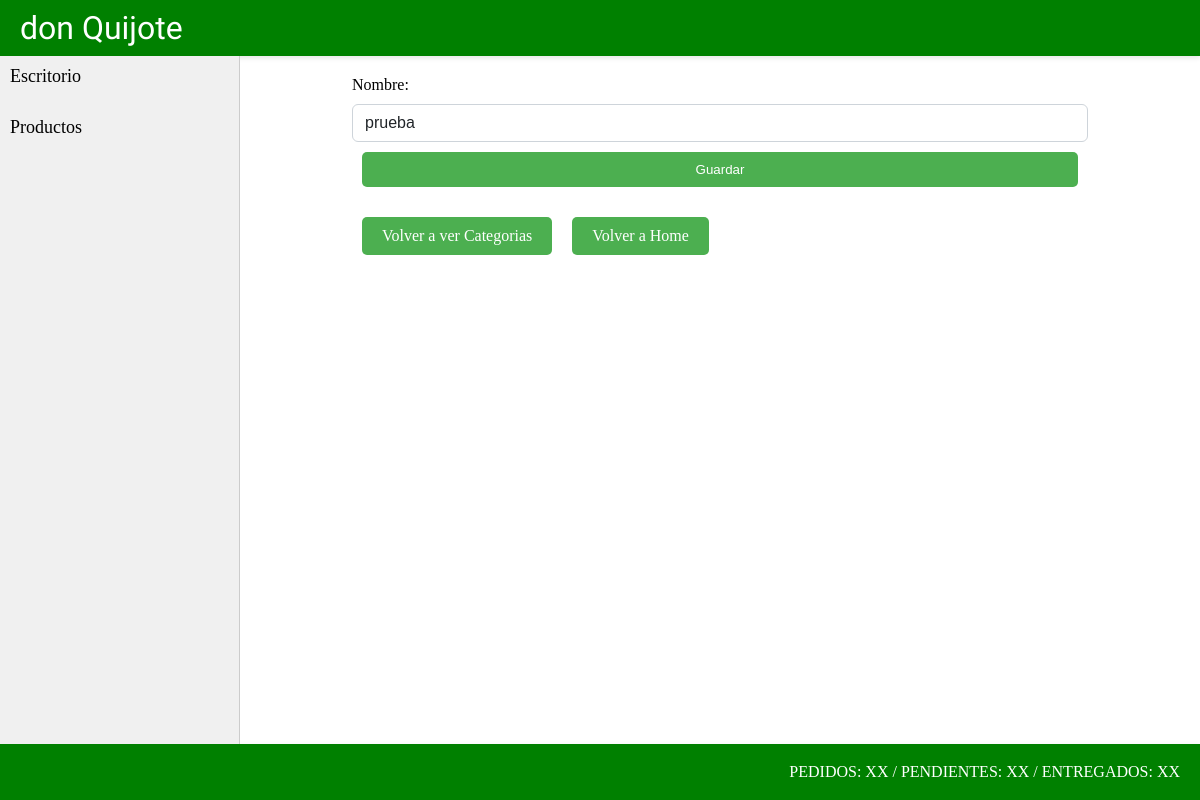
The app's page /producto/productocategoria/update/5, older data.
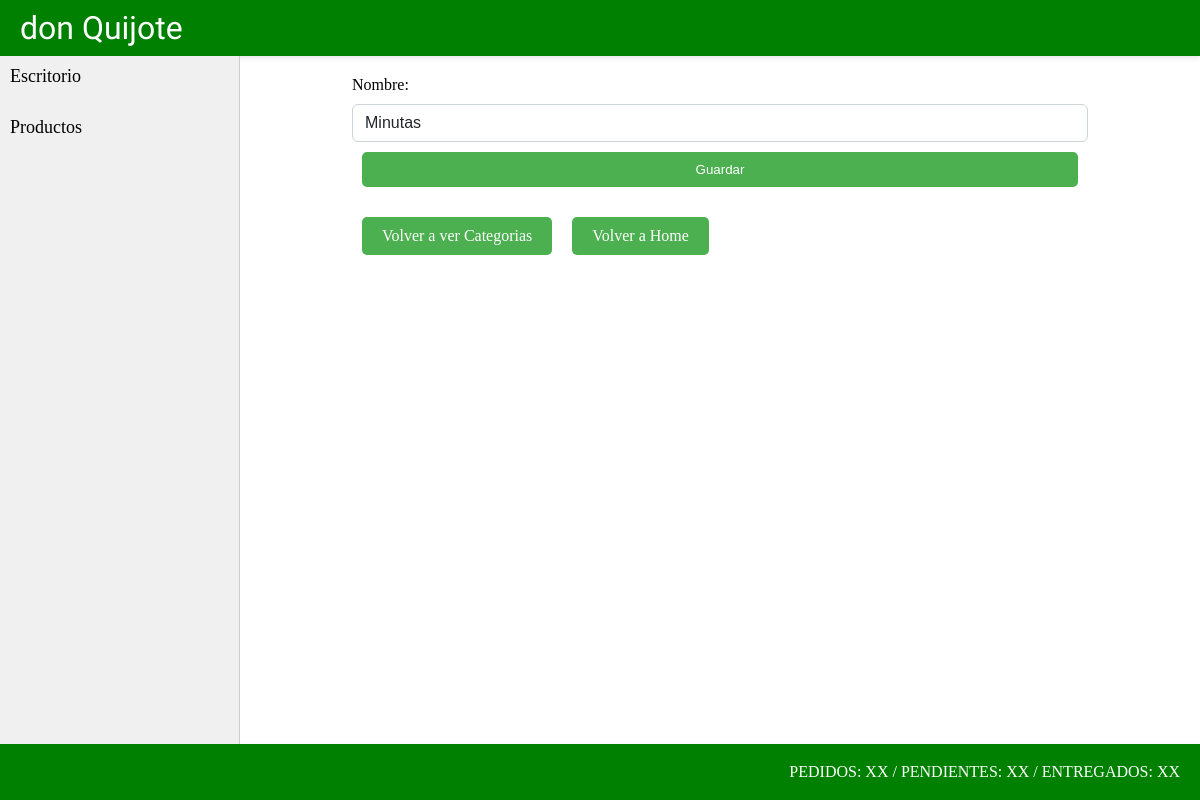
The same page, newer data.
### producto/models.py (models this page shows, shortened)
class ProductoCategoria(models.Model):
    nombre = models.CharField(max_length=50)

### producto/views.py (the view)
# urls.py: path("productocategoria/update/<int:pk>", views.ProductoCategoriaUpdate.as_view(), name="productocategoria_update"),
class ProductoCategoriaUpdate(UpdateView):
    model = models.ProductoCategoria
    form_class = forms.ProductoCategoriaForm
    success_url = reverse_lazy("producto:productocategoria_list")

### producto/forms.py
class ProductoCategoriaForm(forms.ModelForm):
    class Meta:
        model = models.ProductoCategoria
        fields = "__all__"
        widgets = {
            "nombre": forms.TextInput(attrs={"class": "form-control"}),
        }

### producto/templates/producto/productocategoria_form.html (shortened to what this page needs)
{% extends 'core/base.html' %}
{% block section %}
    <form class="form-container" action="" method="post">
        {{ form }}
        <button class="link-crud-productos" type="submit">Guardar</button>
    </form>
    <div class="container-link-crud-productos">
        <a class="link-crud-productos" href="{% url 'producto:productocategoria_list' %}">Volver a ver Categorias</a>
        <a class="link-crud-productos" href="{% url 'core:home' %}">Volver a Home</a>
    </div>
{% endblock section %}

Row changes from the older to the newer data that the page shows:
changed ProductoCategoria: nombre "prueba" → "Minutas"
